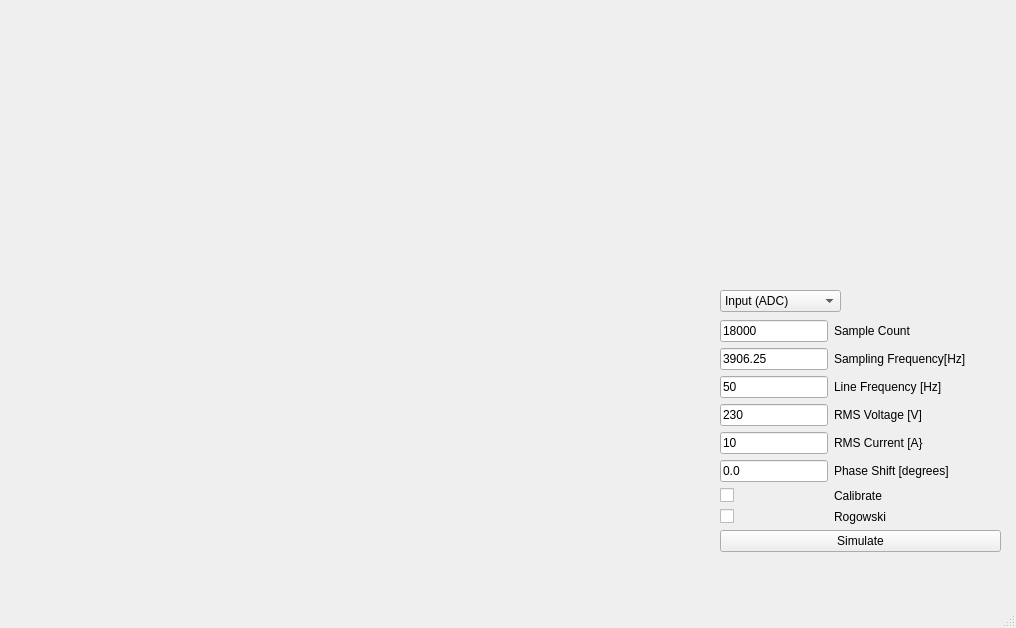
<?xml version="1.0" encoding="UTF-8"?>
<ui version="4.0">
 <class>MainWindow</class>
 <widget class="QMainWindow" name="MainWindow">
  <property name="geometry">
   <rect>
    <x>0</x>
    <y>0</y>
    <width>1016</width>
    <height>628</height>
   </rect>
  </property>
  <property name="windowTitle">
   <string>MainWindow</string>
  </property>
  <widget class="QWidget" name="centralwidget">
   <widget class="QWidget" name="formLayoutWidget">
    <property name="geometry">
     <rect>
      <x>720</x>
      <y>320</y>
      <width>281</width>
      <height>264</height>
     </rect>
    </property>
    <layout class="QFormLayout" name="formLayout">
     <item row="0" column="0">
      <widget class="SampleInput" name="sample_count_input">
       <property name="text">
        <string>18000</string>
       </property>
      </widget>
     </item>
     <item row="0" column="1">
      <widget class="QLabel" name="sample_count_label">
       <property name="text">
        <string>Sample Count</string>
       </property>
      </widget>
     </item>
     <item row="1" column="0">
      <widget class="QLineEdit" name="sample_frequency_input">
       <property name="text">
        <string>3906.25</string>
       </property>
      </widget>
     </item>
     <item row="1" column="1">
      <widget class="QLabel" name="sample_frequency_label">
       <property name="text">
        <string>Sampling Frequency[Hz]</string>
       </property>
      </widget>
     </item>
     <item row="2" column="0">
      <widget class="QLineEdit" name="line_frequency_input">
       <property name="text">
        <string>50</string>
       </property>
      </widget>
     </item>
     <item row="2" column="1">
      <widget class="QLabel" name="line_frequency_label">
       <property name="text">
        <string>Line Frequency [Hz]</string>
       </property>
      </widget>
     </item>
     <item row="3" column="0">
      <widget class="QLineEdit" name="vrms_input">
       <property name="text">
        <string>230</string>
       </property>
      </widget>
     </item>
     <item row="3" column="1">
      <widget class="QLabel" name="vrms_label">
       <property name="text">
        <string>RMS Voltage [V]</string>
       </property>
      </widget>
     </item>
     <item row="4" column="0">
      <widget class="QLineEdit" name="irms_input">
       <property name="text">
        <string>10</string>
       </property>
      </widget>
     </item>
     <item row="4" column="1">
      <widget class="QLabel" name="irms_label">
       <property name="text">
        <string>RMS Current [A}</string>
       </property>
      </widget>
     </item>
     <item row="5" column="0">
      <widget class="QLineEdit" name="phase_shift_input">
       <property name="text">
        <string>0.0</string>
       </property>
      </widget>
     </item>
     <item row="5" column="1">
      <widget class="QLabel" name="phase_shift_label">
       <property name="text">
        <string>Phase Shift [degrees]</string>
       </property>
      </widget>
     </item>
     <item row="6" column="0">
      <widget class="QCheckBox" name="calibrate_checkbox">
       <property name="text">
        <string/>
       </property>
      </widget>
     </item>
     <item row="6" column="1">
      <widget class="QLabel" name="calibrate_label">
       <property name="text">
        <string>Calibrate</string>
       </property>
      </widget>
     </item>
     <item row="7" column="0">
      <widget class="QCheckBox" name="rogowski_checkbox">
       <property name="text">
        <string/>
       </property>
      </widget>
     </item>
     <item row="7" column="1">
      <widget class="QLabel" name="rogowski_label">
       <property name="text">
        <string>Rogowski</string>
       </property>
      </widget>
     </item>
     <item row="8" column="0" colspan="2">
      <widget class="QPushButton" name="simulate_button">
       <property name="text">
        <string>Simulate</string>
       </property>
      </widget>
     </item>
    </layout>
   </widget>
   <widget class="QWidget" name="graph_widget" native="true">
    <property name="geometry">
     <rect>
      <x>29</x>
      <y>19</y>
      <width>681</width>
      <height>551</height>
     </rect>
    </property>
   </widget>
   <widget class="QComboBox" name="chart_combobox">
    <property name="geometry">
     <rect>
      <x>720</x>
      <y>290</y>
      <width>121</width>
      <height>22</height>
     </rect>
    </property>
    <item>
     <property name="text">
      <string>Input (ADC)</string>
     </property>
    </item>
    <item>
     <property name="text">
      <string>Input (V &amp; I)</string>
     </property>
    </item>
    <item>
     <property name="text">
      <string>Measurements</string>
     </property>
    </item>
    <item>
     <property name="text">
      <string>Power</string>
     </property>
    </item>
   </widget>
  </widget>
  <widget class="QMenuBar" name="menubar">
   <property name="geometry">
    <rect>
     <x>0</x>
     <y>0</y>
     <width>1016</width>
     <height>22</height>
    </rect>
   </property>
  </widget>
  <widget class="QStatusBar" name="statusbar"/>
 </widget>
 <customwidgets>
  <customwidget>
   <class>SampleInput</class>
   <extends>QLineEdit</extends>
   <header location="global">sampleinput.h</header>
  </customwidget>
 </customwidgets>
 <resources/>
 <connections/>
</ui>
